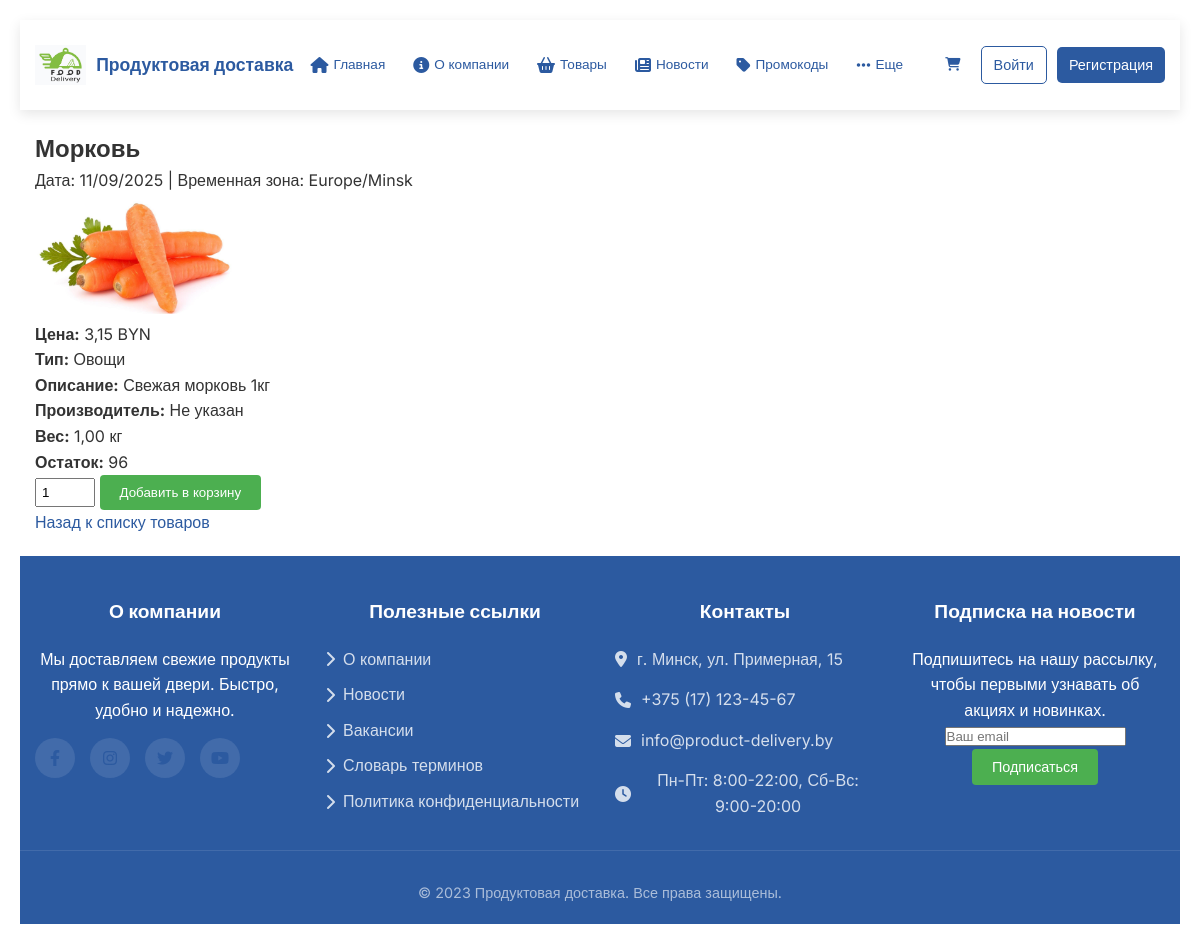
/products/11/, run on the app's committed database.
### delivery_app/models.py (models this page shows, shortened)
class Product(models.Model):
    UNIT_CHOICES = [
        ('pieces', 'Штуки'),
        ('kg', 'Килограммы'),
        ('liters', 'Литры')
    ]
    name = models.CharField(max_length=200)
    price = models.DecimalField(max_digits=10, decimal_places=2)
    unit_of_measurement = models.CharField(max_length=20, choices=UNIT_CHOICES)
    product_type = models.ForeignKey(ProductType, on_delete=models.CASCADE, related_name='products')
    description = models.TextField(blank=True)
    manufacturer = models.ForeignKey(Manufacturer, on_delete=models.SET_NULL, null=True, blank=True, related_name='products')
    weight = models.DecimalField(max_digits=10, decimal_places=2, default=Decimal('1.00'), help_text="Вес в кг")
    stock = models.PositiveIntegerField(default=0, help_text="Количество на складе")
    image = models.ImageField(upload_to='products/', blank=True, null=True, help_text="Изображение товара")

class ProductType(models.Model):
    name = models.CharField(max_length=100)

### delivery_app/views.py (the view)
# urls.py: re_path(r'^products/(?P<product_id>\d+)/$', views.product_detail, name='product_detail'),
def product_detail(request, product_id):
    product = get_object_or_404(Product, id=product_id)
    context = {
        'product': product,
        'current_date': timezone.now().strftime('%d/%m/%Y'),
        'timezone': 'Europe/Minsk',
    }
    return render(request, 'delivery_app/product_detail.html', context)

### delivery_app/templates/delivery_app/product_detail.html (shortened to what this page needs)
{% extends "delivery_app/base.html" %}
{% load static %}
{% block content %}
<h2>{{ product.name }}</h2>
<p>Дата: {{ current_date }} | Временная зона: {{ timezone }}</p>
{% if product.image %}
    <img src="{{ product.image.url }}" alt="{{ product.name }}" class="product-image" style="max-width: 200px;">
{% else %}
    <img src="{% static 'images/placeholder.jpg' %}" alt="Нет изображения" class="product-image">
{% endif %}
<p><strong>Цена:</strong> {{ product.price }} BYN</p>
<p><strong>Тип:</strong> {{ product.product_type.name }}</p>
<p><strong>Описание:</strong> {{ product.description|default:"Описание отсутствует" }}</p>
<p><strong>Производитель:</strong> {{ product.manufacturer.name|default:"Не указан" }}</p>
<p><strong>Вес:</strong> {{ product.weight }} кг</p>
<p><strong>Остаток:</strong> {{ product.stock }}</p>
<form method="post" action="{% url 'delivery_app:add_to_cart' product.id %}">
    <input type="number" name="quantity" value="1" min="1" max="{{ product.stock }}" style="width: 60px; padding: 5px;">
    <button type="submit">Добавить в корзину</button>
</form>
<a href="{% url 'delivery_app:product_list' %}">Назад к списку товаров</a>
{% endblock %}

### delivery_app/static/delivery_app/css/style.css (style rules this page uses)
body { font-family: Arial, sans-serif; margin: 0; padding: 20px; background-color: #f9f9f9; color: #333 !important; background-image: none !important; }
button[type="submit"] { background-color: #4CAF50; color: white; padding: 10px 20px; border: none; border-radius: 4px; cursor: pointer; }
.product-image { max-width: 200px; height: auto; object-fit: cover; }

### delivery_app/templates/delivery_app/base.html (style rules this page uses)
:root { --primary-color: #2c5aa0; --secondary-color: #f8f9fa; --accent-color: #28a745; --text-color: #333; --light-text: #6c757d; --border-color: #e9ecef; --shadow: 0 4px 12px rgba(0, 0, 0, 0.1); --transition: all 0.3s ease; }
* { margin: 0; padding: 0; box-sizing: border-box; }
body { font-family: 'Inter', sans-serif; line-height: 1.6; color: var(--text-color); background-color: #fff; display: flex; flex-direction: column; min-height: 100vh; }
a { text-decoration: none; color: var(--primary-color); transition: var(--transition); }

### data on the page
Product: name "Морковь", image (picture), price "3,15", product_type.name "Овощи", description "Свежая морковь 1кг", manufacturer.name "Не указан", weight "1,00", stock "96"

### other printed values
{{ timezone }} "Europe/Minsk"
